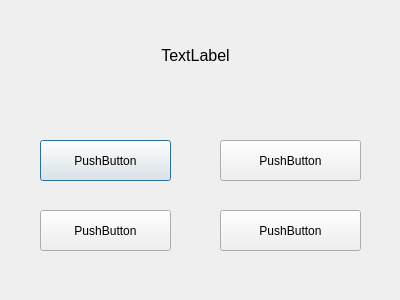
<?xml version="1.0" encoding="UTF-8"?>
<ui version="4.0">
 <class>GeoQuest1</class>
 <widget class="QDialog" name="GeoQuest1">
  <property name="geometry">
   <rect>
    <x>0</x>
    <y>0</y>
    <width>400</width>
    <height>300</height>
   </rect>
  </property>
  <property name="windowTitle">
   <string>Dialog</string>
  </property>
  <widget class="QPushButton" name="Answer1Button">
   <property name="geometry">
    <rect>
     <x>40</x>
     <y>140</y>
     <width>131</width>
     <height>41</height>
    </rect>
   </property>
   <property name="text">
    <string>PushButton</string>
   </property>
  </widget>
  <widget class="QPushButton" name="Answer2Button">
   <property name="geometry">
    <rect>
     <x>40</x>
     <y>210</y>
     <width>131</width>
     <height>41</height>
    </rect>
   </property>
   <property name="text">
    <string>PushButton</string>
   </property>
  </widget>
  <widget class="QPushButton" name="Answer3Button">
   <property name="geometry">
    <rect>
     <x>220</x>
     <y>140</y>
     <width>141</width>
     <height>41</height>
    </rect>
   </property>
   <property name="text">
    <string>PushButton</string>
   </property>
  </widget>
  <widget class="QPushButton" name="Answer4Button">
   <property name="geometry">
    <rect>
     <x>220</x>
     <y>210</y>
     <width>141</width>
     <height>41</height>
    </rect>
   </property>
   <property name="text">
    <string>PushButton</string>
   </property>
  </widget>
  <widget class="QLabel" name="QuestionLabel">
   <property name="geometry">
    <rect>
     <x>10</x>
     <y>10</y>
     <width>371</width>
     <height>91</height>
    </rect>
   </property>
   <property name="font">
    <font>
     <pointsize>12</pointsize>
    </font>
   </property>
   <property name="text">
    <string>TextLabel</string>
   </property>
   <property name="alignment">
    <set>Qt::AlignCenter</set>
   </property>
  </widget>
 </widget>
 <resources/>
 <connections/>
</ui>
